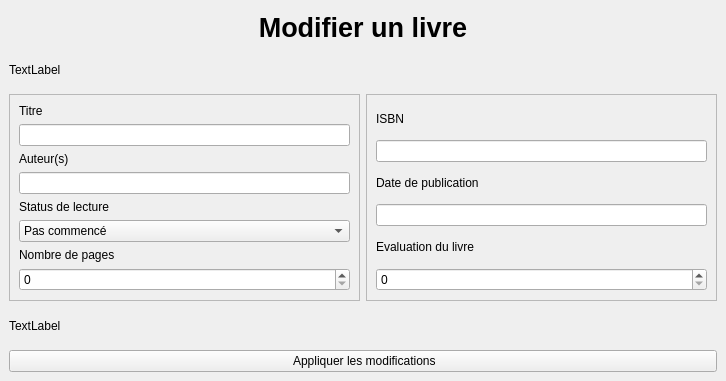
<?xml version="1.0" encoding="UTF-8"?>
<ui version="4.0">
 <class>UpdateBookWindow</class>
 <widget class="QMainWindow" name="UpdateBookWindow">
  <property name="geometry">
   <rect>
    <x>0</x>
    <y>0</y>
    <width>726</width>
    <height>381</height>
   </rect>
  </property>
  <property name="windowTitle">
   <string>MainWindow</string>
  </property>
  <widget class="QWidget" name="centralwidget">
   <layout class="QVBoxLayout" name="verticalLayout_4">
    <item>
     <widget class="QLabel" name="title">
      <property name="font">
       <font>
        <pointsize>20</pointsize>
        <weight>75</weight>
        <bold>true</bold>
       </font>
      </property>
      <property name="text">
       <string>Modifier un livre</string>
      </property>
      <property name="alignment">
       <set>Qt::AlignCenter</set>
      </property>
     </widget>
    </item>
    <item alignment="Qt::AlignLeft">
     <widget class="QLabel" name="book_cover_label">
      <property name="text">
       <string>TextLabel</string>
      </property>
     </widget>
    </item>
    <item>
     <layout class="QHBoxLayout" name="horizontalLayout">
      <item>
       <widget class="QFrame" name="frame">
        <property name="frameShape">
         <enum>QFrame::StyledPanel</enum>
        </property>
        <property name="frameShadow">
         <enum>QFrame::Raised</enum>
        </property>
        <layout class="QVBoxLayout" name="verticalLayout">
         <item>
          <widget class="QLabel" name="title_label">
           <property name="text">
            <string>Titre</string>
           </property>
          </widget>
         </item>
         <item>
          <widget class="QLineEdit" name="title_line_edit"/>
         </item>
         <item>
          <widget class="QLabel" name="label_3">
           <property name="text">
            <string>Auteur(s)</string>
           </property>
          </widget>
         </item>
         <item>
          <widget class="QLineEdit" name="author_line_edit"/>
         </item>
         <item>
          <widget class="QLabel" name="label_4">
           <property name="text">
            <string>Status de lecture</string>
           </property>
          </widget>
         </item>
         <item>
          <widget class="QComboBox" name="status_combo_box">
           <item>
            <property name="text">
             <string>Pas commencé</string>
            </property>
           </item>
           <item>
            <property name="text">
             <string>En cours de lecture</string>
            </property>
           </item>
           <item>
            <property name="text">
             <string>Terminé</string>
            </property>
           </item>
          </widget>
         </item>
         <item>
          <widget class="QLabel" name="label_5">
           <property name="text">
            <string>Nombre de pages</string>
           </property>
          </widget>
         </item>
         <item>
          <widget class="QSpinBox" name="page_number_spin_box">
           <property name="maximum">
            <number>10000</number>
           </property>
          </widget>
         </item>
        </layout>
       </widget>
      </item>
      <item>
       <widget class="QFrame" name="frame_2">
        <property name="frameShape">
         <enum>QFrame::StyledPanel</enum>
        </property>
        <property name="frameShadow">
         <enum>QFrame::Raised</enum>
        </property>
        <layout class="QVBoxLayout" name="verticalLayout_2">
         <item>
          <widget class="QLabel" name="label_6">
           <property name="text">
            <string>ISBN</string>
           </property>
          </widget>
         </item>
         <item>
          <widget class="QLineEdit" name="isbn_line_edit">
           <property name="text">
            <string/>
           </property>
          </widget>
         </item>
         <item>
          <widget class="QLabel" name="label_7">
           <property name="text">
            <string>Date de publication</string>
           </property>
          </widget>
         </item>
         <item>
          <widget class="QLineEdit" name="published_date_line_edit">
           <property name="readOnly">
            <bool>false</bool>
           </property>
           <property name="cursorMoveStyle">
            <enum>Qt::LogicalMoveStyle</enum>
           </property>
           <property name="clearButtonEnabled">
            <bool>false</bool>
           </property>
          </widget>
         </item>
         <item>
          <widget class="QLabel" name="label_8">
           <property name="text">
            <string>Evaluation du livre</string>
           </property>
          </widget>
         </item>
         <item>
          <widget class="QSpinBox" name="eval_spin_box">
           <property name="maximum">
            <number>10</number>
           </property>
          </widget>
         </item>
        </layout>
       </widget>
      </item>
     </layout>
    </item>
    <item>
     <widget class="QLabel" name="error_label">
      <property name="text">
       <string>TextLabel</string>
      </property>
     </widget>
    </item>
    <item>
     <layout class="QHBoxLayout" name="horizontalLayout_3">
      <item>
       <widget class="QPushButton" name="save_update_button">
        <property name="text">
         <string> Appliquer les modifications</string>
        </property>
        <property name="iconSize">
         <size>
          <width>20</width>
          <height>20</height>
         </size>
        </property>
        <property name="flat">
         <bool>false</bool>
        </property>
       </widget>
      </item>
     </layout>
    </item>
   </layout>
  </widget>
 </widget>
 <resources>
  <include location="../res/res.qrc"/>
 </resources>
 <connections/>
</ui>
